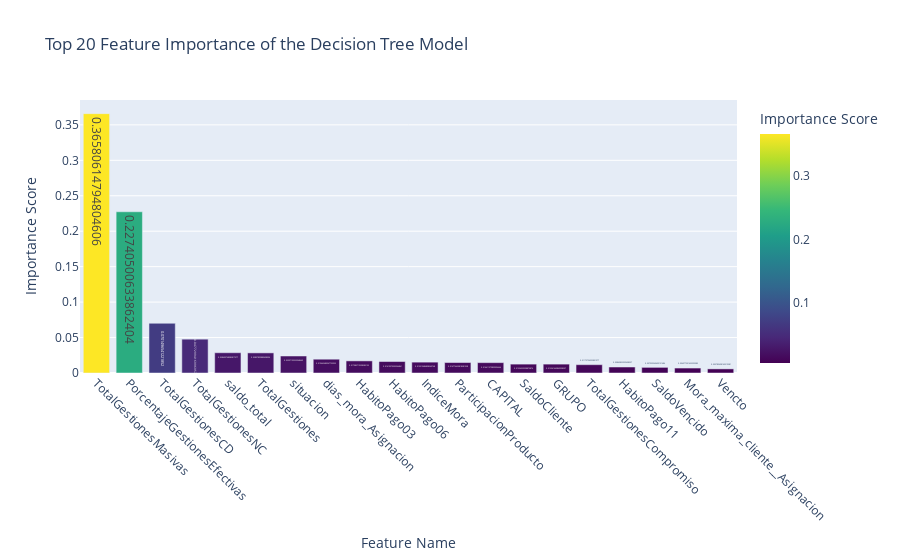

Notebook cell for this chart:
### Markdown cell above
## ***Feature Importances***

### Code cell
# Extract feature importances from the trained model
importances = rf_model_balanced.feature_importances_

# Create a DataFrame for easier plotting
feature_names = X_train.columns  # Use the features from the final training set
importance_df = pd.DataFrame({
    'Feature': feature_names,
    'Importance': importances
})

# Sort by importance and select the top 20
importance_df = importance_df.sort_values(by='Importance', ascending=False).head(20)

# Plot the feature importance using Plotly
fig = px.bar(importance_df, 
             x='Feature', 
             y='Importance', 
             title='Top 20 Feature Importance of the Decision Tree Model',
             labels={'Feature': 'Feature Name', 'Importance': 'Importance Score'},
             color='Importance',  # Color bars based on importance
             color_continuous_scale='Viridis',  # Use a color scale for better visualization
             text='Importance')  # Display importance values on the bars

# Rotate X-axis labels for better readability
fig.update_layout(xaxis_tickangle=45)

# Show the plot
fig.show()

### Figure 1 — Plotly figure (JSON) as saved in the notebook; plotly's stock layout.template omitted (floating-point values rounded to 4 significant figures)
{"data": [{"alignmentgroup": "True", "hovertemplate": "Feature Name=%{x}<br>Importance Score=%{marker.color}<extra></extra>", "legendgroup": "", "marker": {"color": [0.3658, 0.2274, 0.07015, 0.04773, 0.0286, 0.02838, 0.02397, 0.01946, 0.01708, 0.01619, 0.01531, 0.01478, 0.01461, 0.01254, 0.01254, 0.01173, 0.008439, 0.007939, 0.006977, 0.005784], "coloraxis": "coloraxis", "pattern": {"shape": ""}}, "name": "", "offsetgroup": "", "orientation": "v", "showlegend": false, "text": [0.3658, 0.2274, 0.07015, 0.04773, 0.0286, 0.02838, 0.02397, 0.01946, 0.01708, 0.01619, 0.01531, 0.01478, 0.01461, 0.01254, 0.01254, 0.01173, 0.008439, 0.007939, 0.006977, 0.005784], "textposition": "auto", "type": "bar", "x": ["TotalGestionesMasivas", "PorcentajeGestionesEfectivas", "TotalGestionesCD", "TotalGestionesNC", "saldo_total", "TotalGestiones", "situacion", "dias_mora_Asignacion", "HabitoPago03", "HabitoPago06", "IndiceMora", "ParticipacionProducto", "CAPITAL", "SaldoCliente", "GRUPO", "TotalGestionesCompromiso", "HabitoPago11", "SaldoVencido", "Mora_maxima_cliente__Asignacion", "Vencto"], "xaxis": "x", "y": [0.3658, 0.2274, 0.07015, 0.04773, 0.0286, 0.02838, 0.02397, 0.01946, 0.01708, 0.01619, 0.01531, 0.01478, 0.01461, 0.01254, 0.01254, 0.01173, 0.008439, 0.007939, 0.006977, 0.005784], "yaxis": "y"}], "layout": {"barmode": "relative", "coloraxis": {"colorbar": {"title": {"text": "Importance Score"}}, "colorscale": [[0, "#440154"], [0.1111, "#482878"], [0.2222, "#3e4989"], [0.3333, "#31688e"], [0.4444, "#26828e"], [0.5556, "#1f9e89"], [0.6667, "#35b779"], [0.7778, "#6ece58"], [0.8889, "#b5de2b"], [1, "#fde725"]]}, "legend": {"tracegroupgap": 0}, "title": {"text": "Top 20 Feature Importance of the Decision Tree Model"}, "xaxis": {"anchor": "y", "domain": [0, 1], "tickangle": 45, "title": {"text": "Feature Name"}}, "yaxis": {"anchor": "x", "domain": [0, 1], "title": {"text": "Importance Score"}}}}
